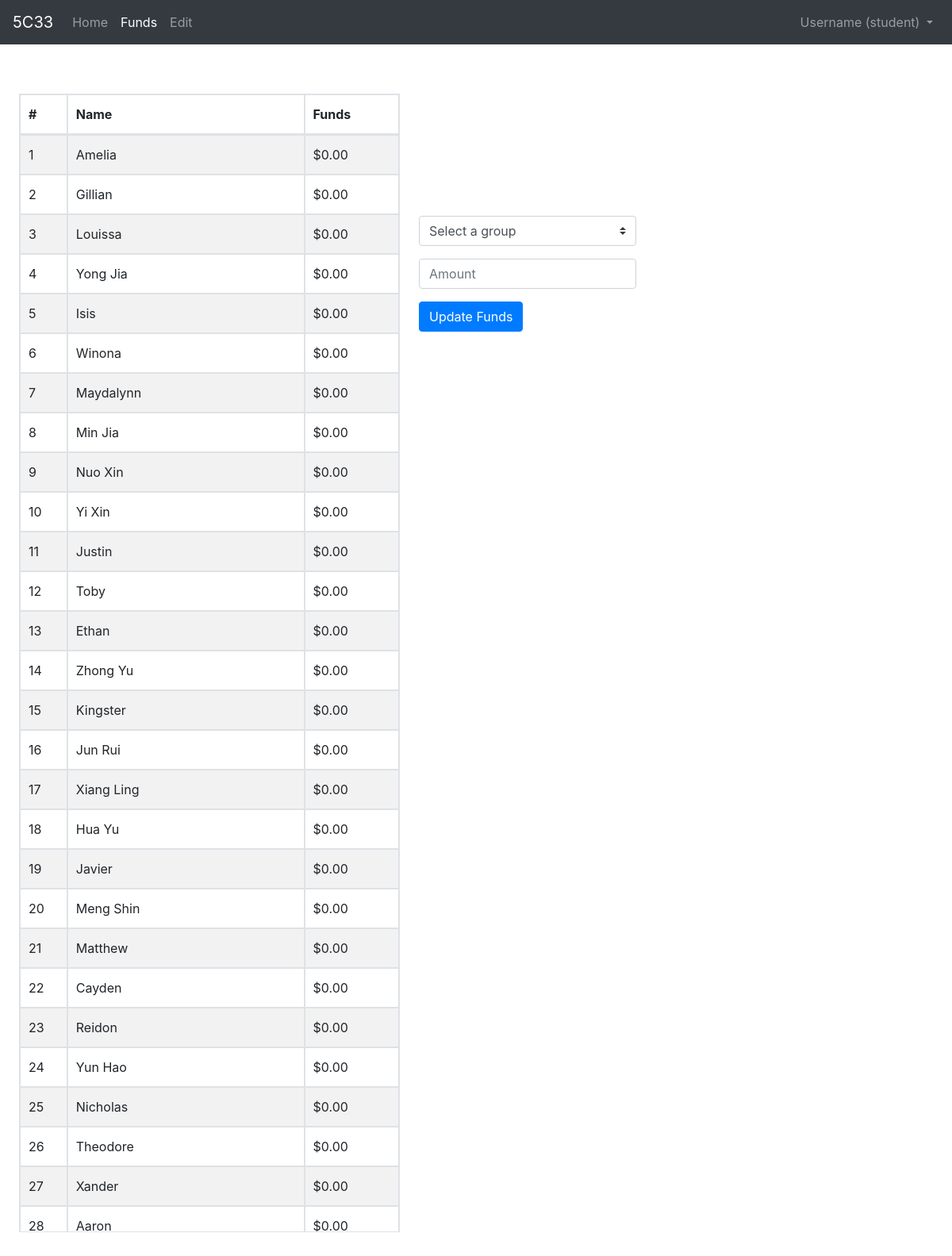
Screenshot of /funds with the database file from the repository.
### tables this page shows
CREATE TABLE class_funds (id INT, name TEXT, funds INT);

### app.py (the view, shortened to what this page needs)
@app.route("/funds", methods=["GET", "POST"])
def funds():
    con = sqlite3.connect("class_funds.db")
    with con:
        con.row_factory = sqlite3.Row
        cur = con.cursor()
        funds = cur.execute("SELECT * from class_funds").fetchall()
    return render_template("class_funds.html", funds=funds, groups=GROUPS, names=NAMES)

### templates/class_funds.html (shortened to what this page needs)
{% extends "layout.html" %}
{% block onload %}
onload="getOption()"
{% endblock %}
{% block body %}
<div id="mytable">
    <table id="fixed_header" class="table-striped table table-bordered">
        <thead>
            <tr>
                <th>#</th>
                <th>Name</th>
                <th>Funds</th>
            </tr>
        </thead>
        <tbody>
            {% for fund in funds %}
            <tr>
                <td>{{ fund["id"] }}</td>
                <td>{{ fund["name"] }}</td>
                <td>{{ "${:.2f}".format(fund["funds"]/100) }}</td>
            </tr>
            {% endfor %}
        </tbody>
    </table>
</div>
<div class="submission">
        <form action="/funds" method="post" class="form">
            <div class="form-group d-sm-flex">
                <select name="group" id="group" class="custom-select" onchange="getOption()">
                    <option disabled selected value="">Select a group</option>
                </select>
            </div>
            <div class="form-group d-sm-flex">
                <input autocomplete="off" autofocus type="text" name="amt" placeholder="Amount" class="form-control">
            </div>
            <div class="form-group">
                <input type="submit" value="Update Funds" class="btn btn-primary">
            </div>
        </form>
</div>
{% endblock %}

### templates/layout.html (shortened to what this page needs)
<!DOCTYPE html>
<html lang="en">
    <head>
        <link rel="stylesheet" href="{{ url_for('static', filename='css/style.css') }}">
        <link rel="stylesheet" href="https://cdn.jsdelivr.net/npm/bootstrap@4.3.1/dist/css/bootstrap.min.css">
    </head>
    <body {% block onload %}{% endblock %}>
        <nav class="navbar navbar-expand-lg navbar-dark bg-dark sticky-top mb-4">
            <a class="navbar-brand" href="/">5C33</a>
            <div class="collapse navbar-collapse" id="navbarSupportedContent">
              <ul class="navbar-nav mr-auto">
                <li class="nav-item {% if url_for(request.endpoint)=='/' %}active{% endif %}">
                  <a class="nav-link" href="/">Home</a>
                </li>
                <li class="nav-item {% if url_for(request.endpoint)=='/funds' %}active{% endif %}">
                  <a class="nav-link" href="/funds">Funds</a>
                </li>
                <li class="nav-item {% if url_for(request.endpoint)=='/edit' %}active{% endif %}">
                  <a class="nav-link" href="/edit">Edit</a>
                </li>
              </ul>
              <ul class="navbar-nav ml-auto">
                <li class="nav-item dropdown">
                  <a class="nav-link dropdown-toggle" href="#" id="navbarDropdownMenuLink" role="button" data-toggle="dropdown" aria-haspopup="true" aria-expanded="false">
                    Username (student)
                  </a>
                </li>
              </ul>
            </div>
          </nav>
        {% block body %}{% endblock %}
    </body>
</html>

### static/css/style.css (style rules this page uses)
body { font-family: Arial, Helvetica, sans-serif; }
#mytable { float: left; width: 40vw; margin-left: 2vw; padding-top: 2vh; }
.submission { float: left; padding-top: 10vh; margin-left: 2vw; }
#mytable { table-layout: auto; border-collapse: collapse; text-align: left; }
#mytable tbody { display: block; width: 100%; overflow: overlay; height: 72vh; }
#mytable tbody tr, #mytable thead tr { display: grid; grid-template-columns: 0.5fr 2.5fr 1fr; }
#mytable thead th, #mytable tbody th, #mytable tbody td { padding: 12px 15px 12px 10px; }

### rows the page displays
class_funds: id "1", name "Amelia", fund['funds']/100 "$0.00"
class_funds: id "2", name "Gillian", fund['funds']/100 "$0.00"
class_funds: id "3", name "Louissa", fund['funds']/100 "$0.00"
class_funds: id "4", name "Yong Jia", fund['funds']/100 "$0.00"
class_funds: id "5", name "Isis", fund['funds']/100 "$0.00"
class_funds: id "6", name "Winona", fund['funds']/100 "$0.00"
class_funds: id "7", name "Maydalynn", fund['funds']/100 "$0.00"
class_funds: id "8", name "Min Jia", fund['funds']/100 "$0.00"
class_funds: id "9", name "Nuo Xin", fund['funds']/100 "$0.00"
class_funds: id "10", name "Yi Xin", fund['funds']/100 "$0.00"
class_funds: id "11", name "Justin", fund['funds']/100 "$0.00"
class_funds: id "12", name "Toby", fund['funds']/100 "$0.00"
class_funds: id "13", name "Ethan", fund['funds']/100 "$0.00"
class_funds: id "14", name "Zhong Yu", fund['funds']/100 "$0.00"
class_funds: id "15", name "Kingster", fund['funds']/100 "$0.00"
class_funds: id "16", name "Jun Rui", fund['funds']/100 "$0.00"
class_funds: id "17", name "Xiang Ling", fund['funds']/100 "$0.00"
class_funds: id "18", name "Hua Yu", fund['funds']/100 "$0.00"
class_funds: id "19", name "Javier", fund['funds']/100 "$0.00"
class_funds: id "20", name "Meng Shin", fund['funds']/100 "$0.00"
class_funds: id "21", name "Matthew", fund['funds']/100 "$0.00"
class_funds: id "22", name "Cayden", fund['funds']/100 "$0.00"
class_funds: id "23", name "Reidon", fund['funds']/100 "$0.00"
class_funds: id "24", name "Yun Hao", fund['funds']/100 "$0.00"
class_funds: id "25", name "Nicholas", fund['funds']/100 "$0.00"
class_funds: id "26", name "Theodore", fund['funds']/100 "$0.00"
class_funds: id "27", name "Xander", fund['funds']/100 "$0.00"
class_funds: id "28", name "Aaron", fund['funds']/100 "$0.00"
